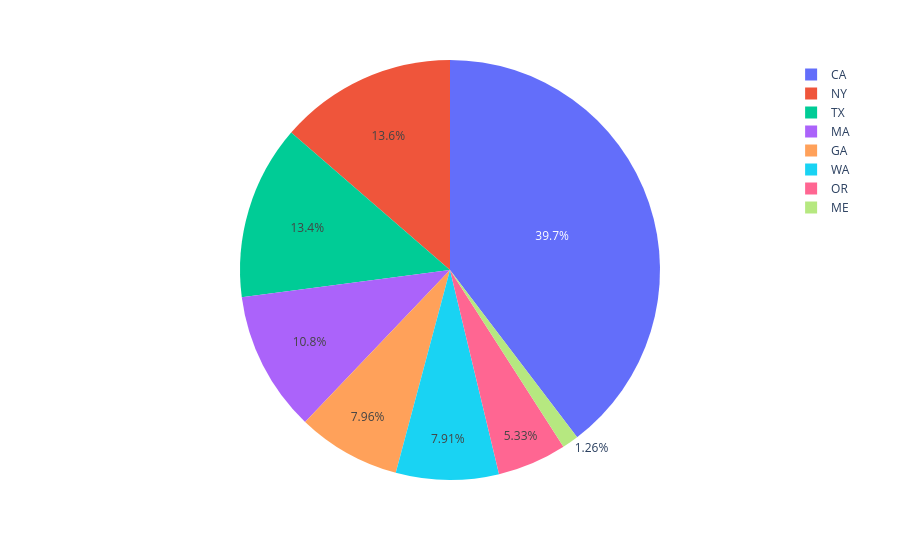

Source (notebook cell):
### Code cell
px.pie(data_frame= df, names= 'state')

### Figure 1 — Plotly figure (JSON) as saved in the notebook; plotly's stock layout.template omitted (floating-point values rounded to 4 significant figures; data arrays with more than 128 entries replaced by an {"elided": "..."} marker saying what was removed)
{"data": [{"domain": {"x": [0, 1], "y": [0, 1]}, "hovertemplate": "state=%{label}<extra></extra>", "labels": {"elided": "24949 str values"}, "legendgroup": "", "name": "", "showlegend": true, "type": "pie"}], "layout": {"legend": {"tracegroupgap": 0}, "margin": {"t": 60}}}
